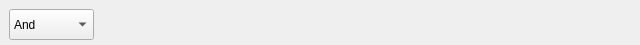
<?xml version="1.0" encoding="UTF-8"?>
<ui version="4.0">
 <class>filterConjunction</class>
 <widget class="QWidget" name="filterConjunction">
  <property name="geometry">
   <rect>
    <x>0</x>
    <y>0</y>
    <width>640</width>
    <height>45</height>
   </rect>
  </property>
  <property name="windowTitle">
   <string>Form</string>
  </property>
  <widget class="QComboBox" name="conjunctionCombo">
   <property name="geometry">
    <rect>
     <x>9</x>
     <y>9</y>
     <width>85</width>
     <height>31</height>
    </rect>
   </property>
   <item>
    <property name="text">
     <string>And</string>
    </property>
   </item>
   <item>
    <property name="text">
     <string>And not</string>
    </property>
   </item>
   <item>
    <property name="text">
     <string>Or</string>
    </property>
   </item>
   <item>
    <property name="text">
     <string>Or not</string>
    </property>
   </item>
  </widget>
 </widget>
 <resources/>
 <connections/>
</ui>
